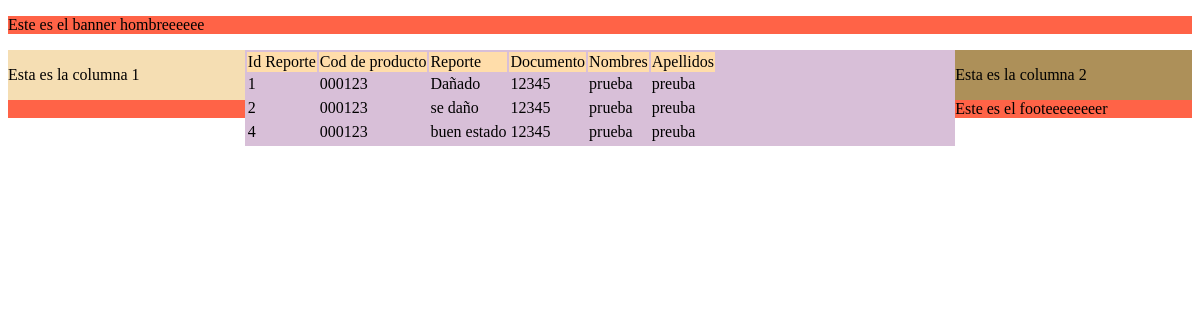
The page /codigo/pre_consultar_reportes.php (signed in) on the database its author committed.
### tables this page shows
CREATE TABLE IF NOT EXISTS `reportes` (
  `id_reporte` int(5) NOT NULL AUTO_INCREMENT,
  `producto` varchar(10) NOT NULL,
  `reporte` varchar(100) NOT NULL,
  `fk_id_documento` varchar(17) NOT NULL,
  PRIMARY KEY (`id_reporte`)
);

CREATE TABLE IF NOT EXISTS `usuarios` (
  `id_usuario` int(5) NOT NULL AUTO_INCREMENT,
  `documento` varchar(15) NOT NULL,
  `password` varchar(40) NOT NULL,
  `nombres` varchar(100) NOT NULL,
  `apellidos` varchar(100) NOT NULL,
  `fk_id_roles` varchar(5) NOT NULL,
  `fk_id_estado` varchar(5) NOT NULL,
  PRIMARY KEY (`id_usuario`)
);

### codigo/pre_consultar_reportes.php (the view, shortened to what this page needs)
<!DOCTYPE html>
<html lang="en">
<head>
<head>
    <link rel="stylesheet" href="../estilos/estilos.css">
</head>
<body>
<div id="banner">
<?php include("banner.php") ?>
</div>
<div id="general">
<div id="col1">
<?php include("col1.php") ?>
</div>
<div id="cuerpo">
<?php
include("conexion.php");
echo "<table>";
echo "<tr bgcolor='#fFDDAA'>";
echo "<td>Id Reporte</td>";
echo "<td>Cod de producto</td>";
echo "<td>Reporte</td>";
echo "<td>Documento</td>";
echo "<td>Nombres</td>";
echo "<td>Apellidos</td>";
echo "</tr>";
$consulta = "SELECT * FROM reportes";
    if(!$resultado = $db->query($consulta)){
    die('hay un error con la consulta o los datos no existen vuelve a comprobar !!![' . $db->error . ']');
    }
    while($fila = $resultado->fetch_assoc()){
        $bid_categoria=stripslashes($fila["id_reporte"]);
        $bcategoria=stripslashes($fila["producto"]);
        $bnombre_estado=stripslashes($fila["reporte"]);
        $bfk_id_documento=stripslashes($fila["fk_id_documento"]);
        $sql="SELECT * FROM usuarios WHERE documento = '$bfk_id_documento'";
        if(!$result = $db->query($sql)){
            die('hay un error con la consulta o los datos no existen vuelve a comprobar !!![' . $db->error . ']');
            }
        while($row = $result->fetch_assoc()){
        $bnombres=stripslashes($row["nombres"]);
        $bapellidos=stripslashes($row["apellidos"]);
        }
        echo "<tr>";
        echo "<td>$bid_categoria</td>";
        echo "<td>$bcategoria</td>";
        echo "<td>$bnombre_estado</td>";
        echo "<td>$bfk_id_documento</td>";
        echo "<td>$bnombres</td>";
        echo "<td>$bapellidos</td>";
        echo "<tr>";
        }
    echo "</table>";
?>
</div>
<div id="col2">
<?php include("col2.php") ?>
</div>
</div>
<div id="footer">
<?php include("footer.php") ?>
</div>
</body>
</html>

### estilos/estilos.css (style rules this page uses)
#banner { background-color: tomato; width: 100%; }
#general { background-color: yellowgreen; width: 100%; }
#col1 { background-color: wheat; float: left; width: 20%; height: 50%; }
#col2 { background-color: rgb(173, 144, 89); float: right; width: 20%; height: 50%; }
#cuerpo { background-color: thistle; width: 60%; float: left; height: 50%; }
#footer { background-color: tomato; width: 100%; }

### rows shown on the page
reportes: id_reporte "1", producto "000123", reporte "Dañado", fk_id_documento "12345", usuarios.nombres "prueba", usuarios.apellidos "preuba"
reportes: id_reporte "2", producto "000123", reporte "se daño", fk_id_documento "12345", usuarios.nombres "prueba", usuarios.apellidos "preuba"
reportes: id_reporte "4", producto "000123", reporte "buen estado", fk_id_documento "12345", usuarios.nombres "prueba", usuarios.apellidos "preuba"
